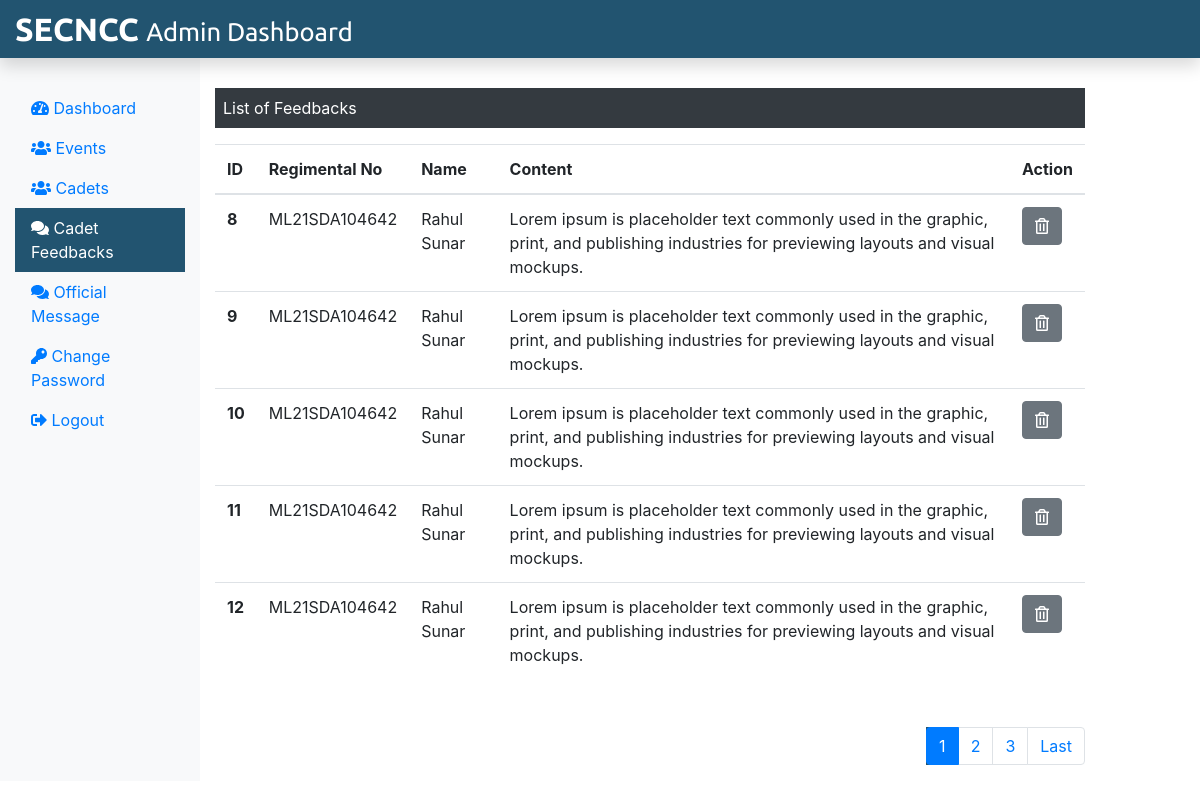
The page /admin/feedbacks.php (signed in) on the database its author committed.
### tables this page shows
CREATE TABLE `feedback` (
  `id` int NOT NULL,
  `feedback_text` mediumtext NOT NULL,
  `regimental_no` varchar(255) NOT NULL,
  `created_at` timestamp NULL DEFAULT CURRENT_TIMESTAMP
);

CREATE TABLE `cadet` (
  `regimental_no` varchar(255) NOT NULL,
  `name` varchar(50) NOT NULL,
  `phone_number` varchar(10) DEFAULT NULL,
  `email` varchar(255) DEFAULT NULL,
  `photo` varchar(255) DEFAULT NULL,
  `password` varchar(255) NOT NULL,
  `status` enum('pending','active','blocked') NOT NULL DEFAULT 'pending'
);

### admin/feedbacks.php (the view, shortened to what this page needs)
<?php
include('./partials/header.php');
include($_SERVER['DOCUMENT_ROOT'] . '/config/db_connection.php');
$records_per_page = 5;
$current_page = isset($_GET['page']) ? (int)$_GET['page'] : 1;
$offset = ($current_page - 1) * $records_per_page;
$sql = "SELECT feedback.id, feedback.feedback_text, cadet.name, cadet.regimental_no
        FROM feedback
        INNER JOIN cadet ON feedback.regimental_no = cadet.regimental_no
        LIMIT ?, ?";
$stmt = $conn->prepare($sql);
$stmt->bind_param("ii", $offset, $records_per_page);
$stmt->execute();
$result = $stmt->get_result();
?>
<div class="col-sm-9 mt-5">
    <p class=" bg-dark text-white p-2">List of Feedbacks</p>
    <?php
    if ($result->num_rows > 0) {
        echo '<table class="table">
       <thead>
        <tr>
         <th scope="col">ID</th>
         <th scope="col">Regimental No</th>
         <th scope="col">Name</th>
         <th scope="col">Content</th>
         <th scope="col">Action</th>
        </tr>
       </thead>
       <tbody>';
        while ($row = $result->fetch_assoc()) {
            echo '<tr>';
            echo '<th scope="row">' . $row["id"] . '</th>';
            echo '<td>' . $row["regimental_no"] . '</td>';
            echo '<td>' . $row["name"] . '</td>';
            echo '<td>' . $row["feedback_text"] . '</td>';
            echo '<td><form action="" method="POST" class="d-inline"><input type="hidden" name="id" value=' . $row["id"] . '><button type="submit" class="btn btn-secondary" name="delete" value="Delete"><i class="far fa-trash-alt"></i></button></form></td>
         </tr>';
        }
        echo '</tbody>
        </table>';
        $sql = "SELECT COUNT(*) AS total_records FROM feedback";
        $result = $conn->query($sql);
        $row = $result->fetch_assoc();
        $total_records = $row['total_records'];
        $total_pages = ceil($total_records / $records_per_page);
        $range = 2;
        $start = max(1, $current_page - $range);
        $end = min($total_pages, $current_page + $range);
        echo '<nav aria-label="Cadets Page Navigation"><ul class="pagination justify-content-end mt-5">';
        for ($i = $start; $i <= $end; $i++) {
            echo '<li class="page-item ' . ($i == $current_page ? 'active' : '') . '"><a class="page-link" href="?page=' . $i . '">' . $i . '</a></li>';
        }
        if ($current_page < $total_pages && !($end - $current_page < 2)) {
            echo '<li class="page-item"><a class="page-link" href="?page=' . $total_pages . '">Last</a></li>';
        }
        echo '</ul></nav>';
    } else {
        echo "No feedbacks found";
    }
    ?>
</div>
</div>
</div>
<?php
include('./partials/footer.php');
?>

### public/assets/css/adminstyle.css (style rules this page uses)
.active { background-color: #225470; color: #fff; }

### rows shown on the page
feedback: id "8", regimental_no.regimental_no "ML21SDA104642", regimental_no.name "Rahul Sunar", feedback_text "Lorem ipsum is placeholder text commonly used in the graphic, print, and publishing industries for previewing layouts and visual mockups."
feedback: id "9", regimental_no.regimental_no "ML21SDA104642", regimental_no.name "Rahul Sunar", feedback_text "Lorem ipsum is placeholder text commonly used in the graphic, print, and publishing industries for previewing layouts and visual mockups."
feedback: id "10", regimental_no.regimental_no "ML21SDA104642", regimental_no.name "Rahul Sunar", feedback_text "Lorem ipsum is placeholder text commonly used in the graphic, print, and publishing industries for previewing layouts and visual mockups."
feedback: id "11", regimental_no.regimental_no "ML21SDA104642", regimental_no.name "Rahul Sunar", feedback_text "Lorem ipsum is placeholder text commonly used in the graphic, print, and publishing industries for previewing layouts and visual mockups."
feedback: id "12", regimental_no.regimental_no "ML21SDA104642", regimental_no.name "Rahul Sunar", feedback_text "Lorem ipsum is placeholder text commonly used in the graphic, print, and publishing industries for previewing layouts and visual mockups."
